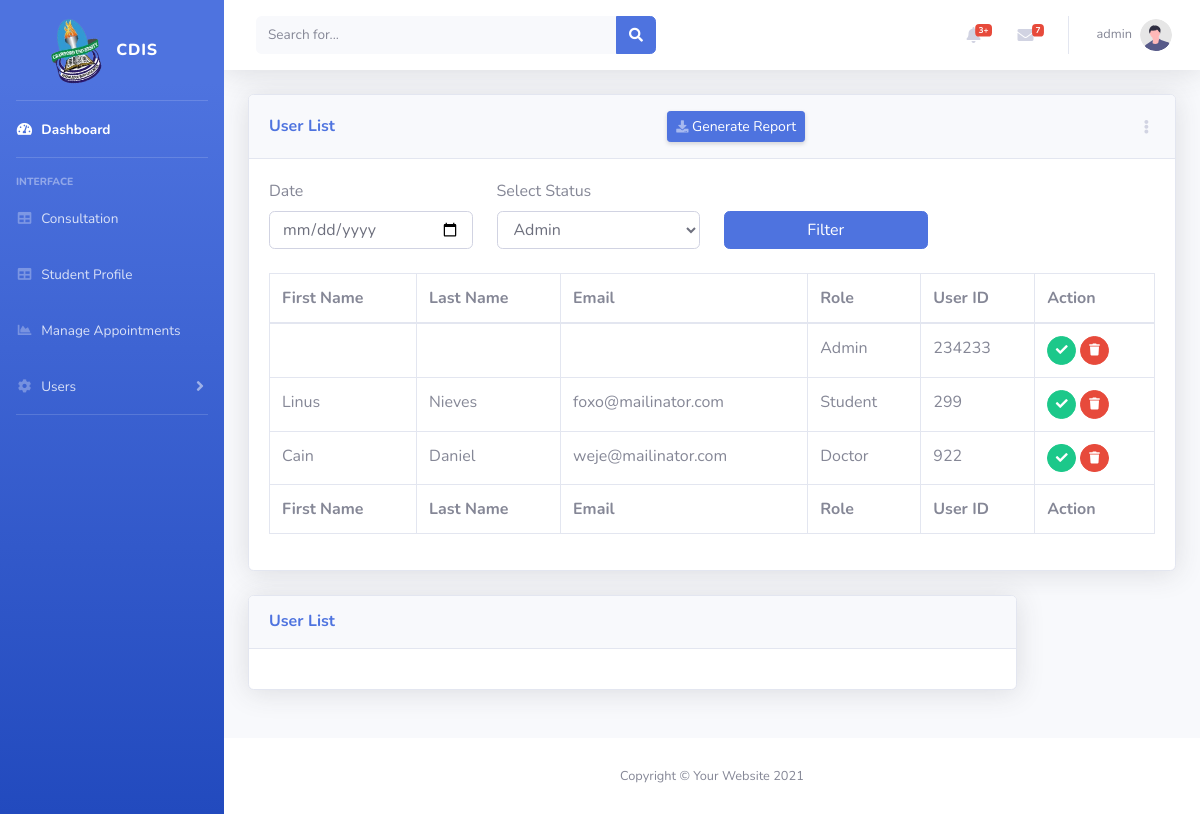
The page /public/admin-dashboard/user-index.php (signed in) on the database its author committed.
### tables this page shows
CREATE TABLE `users` (
  `id` int(11) NOT NULL,
  `username` varchar(50) NOT NULL,
  `password_hash` varchar(255) NOT NULL,
  `role_id` int(11) NOT NULL,
  `email` varchar(100) DEFAULT NULL,
  `created_at` timestamp NOT NULL DEFAULT current_timestamp(),
  `fname` varchar(100) NOT NULL,
  `lname` varchar(100) NOT NULL,
  `dept` varchar(100) DEFAULT NULL,
  `user_number` varchar(20) NOT NULL,
  `img` text DEFAULT NULL
);

CREATE TABLE `roles` (
  `id` int(11) NOT NULL,
  `name` varchar(50) NOT NULL
);

### config/functions.php (called while the page is built, shortened)
<?php
function baseUrl($path = '') {
    $protocol = (!empty($_SERVER['HTTPS']) && $_SERVER['HTTPS'] !== 'off' ||
                 $_SERVER['SERVER_PORT'] == 443) ? "https://" : "http://";
    $host = $_SERVER['HTTP_HOST'];
    $dirname = 'cdms/';
    return $protocol . $host  . '/' .$dirname. ltrim($path, '/');
}
function getAll($table, $limit=10){
    global $pdo;
    $sql = "SELECT * FROM ".$table ." LIMIT ".$limit;
    $stmt = $pdo->prepare($sql);
    $stmt->execute();
    return $stmt->fetchAll(PDO::FETCH_ASSOC);
}
function usernameExit($table, $column, $value){
    global $pdo;
    $stmt = $pdo->prepare("SELECT * FROM $table WHERE $column = ?");
    $stmt->execute([$value]);
    $result = $stmt->fetch(PDO::FETCH_ASSOC);
    if ($result) {
        return $result;
    }
}

### public/admin-dashboard/includes/admin-filter-users.php (called while the page is built, shortened)
<?php require_once '../../config/database.php'; ?>
<?php require_once '../../config/functions.php'; ?>
<?php
        $user_id = $_SESSION['user']['id'];
        $user =  usernameExit("users", "id", $user_id);
        $status = $_GET['role'] ?? '';
        $startDate = $_GET['start_date'] ?? '';
        if($status || $startDate){
            $where = [];
            $params = [];
            if (!empty($startDate)) {
                $where[] = "created_at >= :from";
                $params[':from'] = $startDate;
            }
            if (!empty($status)) {
                $where[] = "role_id = :role";
                $params[':role'] = $status;
            }
            $sql = "SELECT
                        u.*,
                        r.name
                    FROM roles r
                    JOIN users u ON u.role_id = r.id";
            if ($where) {
                $sql .= " WHERE " . implode(" AND ", $where);
            }
            $sql .= " ORDER BY created_at DESC";
            $stmt = $pdo->prepare($sql);
            $stmt->execute($params);
            $users = $stmt->fetchAll(PDO::FETCH_ASSOC);
             $roles = getAll('roles');
        }else{
            $users = getAll('users');
            $roles = getAll('roles');
            $status = '';
        }
?>

### public/admin-dashboard/user-index.php (the view, shortened to what this page needs)
<?php require_once '../../config/database.php'; ?>
<?php require_once '../../config/functions.php'; ?>
<?php require_once 'includes/admin-filter-users.php'; ?>
<?php require_once 'includes/header.php'; ?>
    <div id="wrapper">
        <?php require_once 'includes/sidebar.php'; ?>
        <div id="content-wrapper" class="d-flex flex-column">
            <div id="content">
                 <?php require_once 'includes/top-bar.php'; ?>
                <div class="container-fluid">
                    <div class="row">
                        <div class="col-xl-12 col-lg-12 col-sm-12 mx-auto">
                            <div class="card shadow mb-4">
                                <div
                                    class="card-header py-3 d-flex flex-row align-items-center justify-content-between">
                                    <h6 class="m-0 font-weight-bold text-primary">User List</h6>
                                    <a href="<?= baseUrl('public/admin-dashboard/export_users_pdf.php') ?>?<?= http_build_query($_GET) ?>" class="d-none d-sm-inline-block btn btn-sm btn-primary shadow-sm"><i class="fas fa-download fa-sm text-white-50"></i> Generate Report</a>
                                    <div class="dropdown no-arrow">
                                        <a class="dropdown-toggle" href="#" role="button" id="dropdownMenuLink"
                                            data-toggle="dropdown" aria-haspopup="true" aria-expanded="false">
                                            <i class="fas fa-ellipsis-v fa-sm fa-fw text-gray-400"></i>
                                        </a>
                                    </div>
                                </div>
                                <div class="card-body">
                            <form method="GET" class="row g-3 mb-4">
                                <div class="col-md-3">
                                    <label>Date</label>
                                  <input type="date" name="start_date" value="<?= htmlspecialchars($start_date) ?? '' ?>" class="form-control" placeholder="Date">
                                </div>
                                <div class="col-md-3">
                                    <label>Select Status</label>
                                  <select name="role" class="form-control">
                                    <?php foreach ($roles as $opt): ?>
                                      <option value="<?= $opt['id'] ?>" <?= $status == $opt['id'] ? 'selected' : '' ?>><?= $opt['name'] ?></option>
                                    <?php endforeach; ?>
                                  </select>
                                </div>
                                <div class="col-md-3">
                                    <label>&nbsp;</label>
                                  <button  class="btn btn-primary w-100" > Filter </button>
                                </div>
                            </form>
                            <div class="table-responsive">
                                <table class="table table-bordered" id="dataTable" width="100%" cellspacing="0">
                                    <thead>
                                        <tr>
                                             <th>First Name</th>
                                            <th>Last Name</th>
                                            <th>Email</th>
                                            <th>Role</th>
                                            <th>User ID</th>
                                            <th>Action</th>
                                        </tr>
                                    </thead>
                                    <tfoot>
                                        <tr>
                                            <th>First Name</th>
                                            <th>Last Name</th>
                                            <th>Email</th>
                                            <th>Role</th>
                                            <th>User ID</th>
                                            <th>Action</th>
                                        </tr>
                                    </tfoot>
                                    <tbody>
                                        <?php if (count($users) > 0) :  ?>
                                            <?php foreach($users as $user): ?>
                                                <?php
                                                $role = usernameExit('roles', 'id', $user['role_id']);
                                                 ?>
                                            <tr>
                                                <td><?php echo $user['fname'] ?? '' ?></td>
                                                <td><?php echo $user['lname'] ?? '' ?></td>
                                                <td><?php echo $user['email'] ?? '' ?></td>
                                                <td><?php echo $role['name'] ?? '' ?></td>
                                                <td><?php echo $user['user_number'] ?? '' ?></td>
                                                <td>
                                                    <a href="<?= baseUrl('public/admin-dashboard/user-update.php?user_id='.$user['id']) ?>" class="btn btn-success btn-circle btn-sm">
                                                        <i class="fas fa-check"></i>
                                                    </a>
                                                    <a href="<?= baseUrl('public/admin-dashboard/user-delete.php?delete_id='.$user['id']) ?>" class="btn btn-danger btn-circle btn-sm">
                                                        <i class="fas fa-trash"></i>
                                                    </a>
                                                </td>
                                            </tr>
                                        <?php endforeach ?>
                                    <?php else: ?>
                                        <p class="lead">No record found</p>
                                    <?php endif ?>
                                    </tbody>
                                </table>
                            </div>
                                </div>
                            </div>
                        </div>
                    </div>
                    <div class="row">
                        <div class="col-lg-10 mb-4">
                            <div class="card shadow mb-4">
                                <div class="card-header py-3">
                                    <h6 class="m-0 font-weight-bold text-primary">User List</h6>
                                </div>
                                <div class="card-body">
                                </div>
                            </div>
                        </div>
                    </div>
                </div>
            </div>
            <footer class="sticky-footer bg-white">
                <div class="container my-auto">
                    <div class="copyright text-center my-auto">
                        <span>Copyright &copy; Your Website 2021</span>
                    </div>
                </div>
            </footer>
        </div>
    </div>
<?php require_once 'includes/footer.php'; ?>

### public/admin-dashboard/includes/header.php (shortened to what this page needs)
<!DOCTYPE html>
<html lang="en">
<head>
    <link href="vendor/fontawesome-free/css/all.min.css" rel="stylesheet" type="text/css">
    <link href="css/sb-admin-2.min.css" rel="stylesheet">
</head>
<body id="page-top">

### public/admin-dashboard/includes/sidebar.php (shortened to what this page needs)
<ul class="navbar-nav bg-gradient-primary sidebar sidebar-dark accordion" id="accordionSidebar">
            <a class="sidebar-brand d-flex align-items-center justify-content-center" href="<?= baseUrl('public/admin-dashboard/index.php') ?>" style="margin: 15px 0;">
                <div class="sidebar-brand-icon rotate-n-15">
                    <img src="<?= baseUrl('public/asset/images/crulogo.png') ?>" alt="University Logo" class="logo" width="100" class="logo" style="width: 50px;">
                </div>
                <div class="sidebar-brand-text mx-3">CDIS <sup></sup></div>
            </a>
            <hr class="sidebar-divider my-0">
            <li class="nav-item active">
                <a class="nav-link" href="<?= baseUrl('public/admin-dashboard/index.php') ?>">
                    <i class="fas fa-fw fa-tachometer-alt"></i>
                    <span>Dashboard</span></a>
            </li>
            <hr class="sidebar-divider">
            <div class="sidebar-heading">
                Interface
            </div>
            <?php if ($_SESSION['user']['role'] == 'Admin') { ?>
                <li class="nav-item">
                    <a class="nav-link" href="<?= baseUrl('public/admin-dashboard/admin_consultations_list.php') ?>">
                        <i class="fas fa-fw fa-table"></i>
                        <span>Consultation</span></a>
                </li>
                 <li class="nav-item">
                    <a class="nav-link" href="<?= baseUrl('public/admin-dashboard/admin_student_list.php') ?>">
                        <i class="fas fa-fw fa-table"></i>
                        <span>Student Profile</span></a>
                </li>
                <li class="nav-item">
                    <a class="nav-link" href="<?= baseUrl('public/admin-dashboard/admin_view_appointments.php')  ?>">
                    <i class="fas fa-fw fa-chart-area"></i>
                    <span>Manage Appointments</span></a>
                </li>
                <li class="nav-item">
                    <a class="nav-link collapsed" href="#" data-toggle="collapse" data-target="#collapseTwo"
                        aria-expanded="true" aria-controls="collapseTwo">
                        <i class="fas fa-fw fa-cog"></i>
                        <span>Users</span>
                    </a>
                </li>
            <?php } ?>
            <hr class="sidebar-divider">
        </ul>

### public/admin-dashboard/includes/top-bar.php (shortened to what this page needs)
<nav class="navbar navbar-expand navbar-light bg-white topbar mb-4 static-top shadow">
                 <form
                     class="d-none d-sm-inline-block form-inline mr-auto ml-md-3 my-2 my-md-0 mw-100 navbar-search">
                     <div class="input-group">
                         <input type="text" class="form-control bg-light border-0 small" placeholder="Search for..."
                             aria-label="Search" aria-describedby="basic-addon2">
                         <div class="input-group-append">
                             <button class="btn btn-primary" type="button">
                                 <i class="fas fa-search fa-sm"></i>
                             </button>
                         </div>
                     </div>
                 </form>
                 <ul class="navbar-nav ml-auto">
                     <li class="nav-item dropdown no-arrow mx-1">
                         <a class="nav-link dropdown-toggle" href="#" id="alertsDropdown" role="button"
                             data-toggle="dropdown" aria-haspopup="true" aria-expanded="false">
                             <i class="fas fa-bell fa-fw"></i>
                             <span class="badge badge-danger badge-counter">3+</span>
                         </a>
                     </li>
                     <li class="nav-item dropdown no-arrow mx-1">
                         <a class="nav-link dropdown-toggle" href="#" id="messagesDropdown" role="button"
                             data-toggle="dropdown" aria-haspopup="true" aria-expanded="false">
                             <i class="fas fa-envelope fa-fw"></i>
                             <span class="badge badge-danger badge-counter">7</span>
                         </a>
                     </li>
                     <li class="nav-item dropdown no-arrow">
                         <a class="nav-link dropdown-toggle" href="#" id="userDropdown" role="button"
                             data-toggle="dropdown" aria-haspopup="true" aria-expanded="false">
                             <span class="mr-2 d-none d-lg-inline text-gray-600 small"><?php echo $_SESSION['user']['username'] ?></span>
                             <img class="img-profile rounded-circle"
                                 src="img/undraw_profile.svg">
                         </a>
                     </li>
                 </ul>
             </nav>

### public/admin-dashboard/includes/footer.php (shortened to what this page needs)
</body>
</html>

### rows shown on the page
users: role.name "Admin", user_number "234233"
users: fname "Linus", lname "Nieves", email "foxo@mailinator.com", role.name "Student", user_number "299"
users: fname "Cain", lname "Daniel", email "weje@mailinator.com", role.name "Doctor", user_number "922"

### other values the page prints
$_SESSION['user']['username'] "admin"
form field role "Admin"
